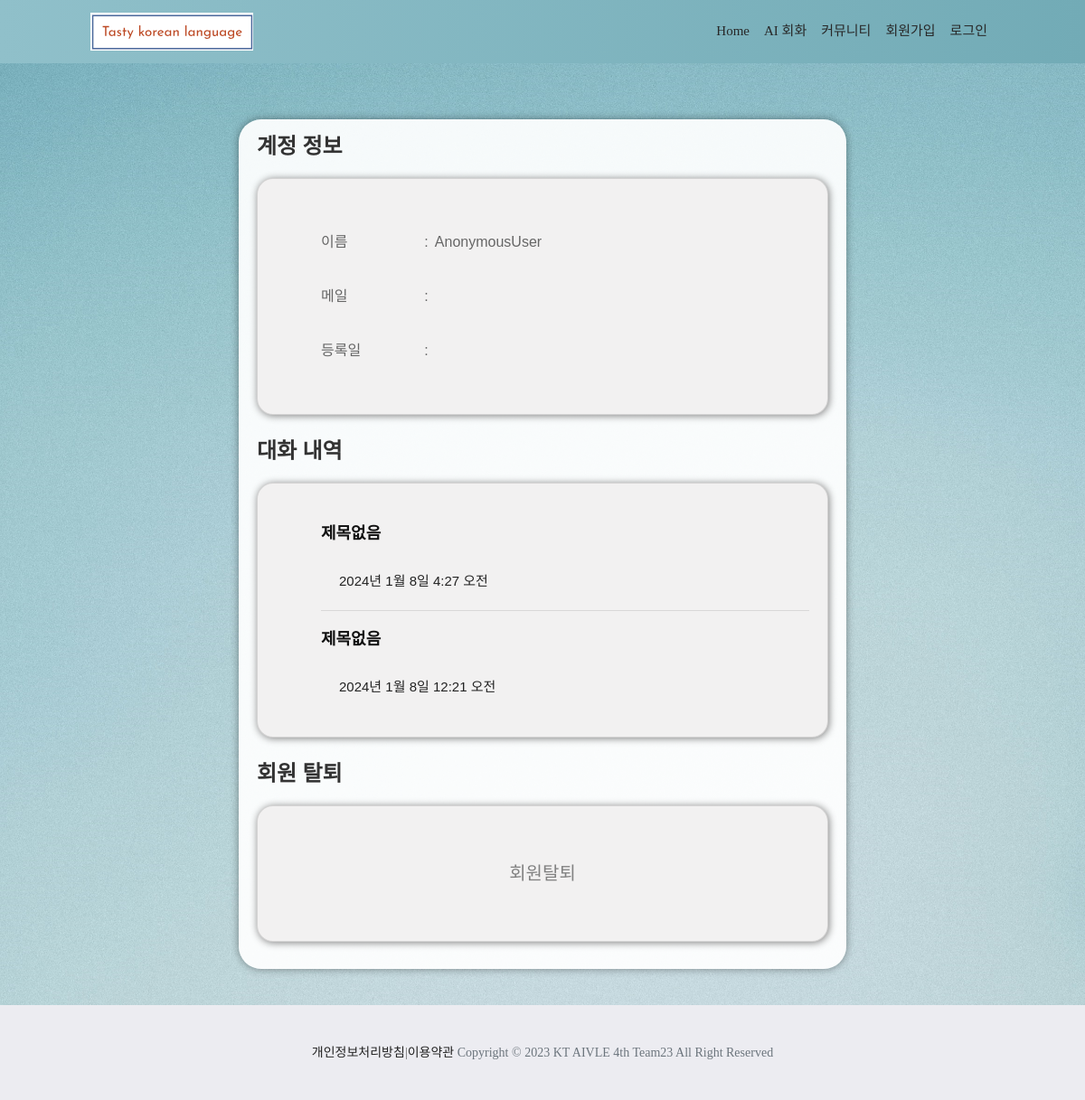
Page /accounts/mypage/ on the committed database.
### aichat/models.py (models this page shows)
class ChatLog(models.Model):
    user = models.ForeignKey(settings.AUTH_USER_MODEL, on_delete=models.CASCADE)
    title = models.TextField(default = '제목없음', blank=True)
    created_at = models.DateTimeField(auto_now_add=True)

### accounts/views.py (the view)
# urls.py: path('mypage/', views.mypage, name='mypage'),
def mypage(request):
    chatlog_list = ChatLog.objects.all()
    return render(request, 'registration/mypage.html', {'chatlog_list':chatlog_list})

### accounts/templates/registration/mypage.html (shortened to what this page needs)
{% extends "base.html" %}
{% load static %}
{% block extrahead %}
<link rel="stylesheet" href="{% static 'css/mypage_style.css' %}">
{% endblock extrahead %}
{% block content %}
<div class="main">
    <h2>계정 정보</h2>
    <div class="card">
        <div class="card-body">
            <table>
                <tbody>
                    <tr>
                        <td>이름</td>
                        <td>:</td>
                        <td>{{user}}</td>
                    </tr>
                    <tr>
                        <td>메일</td>
                        <td>:</td>
                        <td>{{user.email}}</td>
                    </tr>
                    <tr>
                        <td>등록일</td>
                        <td>:</td>
                        <td>{{user.date_joined}}</td>
                    </tr>
                </tbody>
            </table>
        </div>
    </div>
    <h2>대화 내역</h2>
    <div class="card">
        <div class="card-body">
            <div class="conversation-list">
                <div class="scrollable-list">
                    {% for chatlog in chatlog_list|dictsortreversed:"created_at" %}
                        <div class="conversation-item">
                            <a href="{% url 'aichat:chatlog' chatlog.id %}">
                            <h3>{{ chatlog.title }}</h3>
                            <p>{{ chatlog.created_at }}</p>
                            </a>
                        </div>
                        <div class="conversation-separator">
                            <hr>
                        </div>
                    {% endfor %}
                </div>
            </div>
        </div>
    </div>
    <h2>회원 탈퇴</h2>
    <div class="card">
        <div class="card-body">
            <div class="sidenav-url">
                <div class="url">
                    <a href="#settings">회원탈퇴</a>
                </div>
            </div>
        </div>
    </div>
</div>
{% endblock content %}

### tasty_korean_language/static/css/style.css (style rules this page uses)
* { box-sizing: border-box !important; transition: ease all 0.5s; }
html { scroll-behavior: smooth; }
body { color: #666666; font-size: 14px; font-family: Raleway; line-height: 1.80857; font-weight: normal; overflow-x: hidden; }
a { color: #1f1f1f; text-decoration: none !important; outline: none !important; -webkit-transition: all .3s ease-in-out; -moz-transition: all .3s ease-in-out; -ms-transition: all .3s ease-in-out; -o-transition: all .3s ease-in-out; transition: all .3s ease-in-out; }
h1, h2, h3, h4, h5, h6 { letter-spacing: 0; font-weight: normal; position: relative; padding: 0 0 10px 0; font-weight: normal; line-height: normal; color: #111111; margin: 0 }
h2 { font-size: 22px }
h3 { font-size: 18px }
*, *::after, *::before { -webkit-box-sizing: border-box; -moz-box-sizing: border-box; box-sizing: border-box; }
p { margin: 20px; font-weight: 300; font-size: 15px; line-height: 24px; }
a { color: #222222; text-decoration: none; outline: none !important; }
a, .btn { text-decoration: none !important; outline: none !important; -webkit-transition: all .3s ease-in-out; -moz-transition: all .3s ease-in-out; -ms-transition: all .3s ease-in-out; -o-transition: all .3s ease-in-out; transition: all .3s ease-in-out; }
body { color:#666666; font-size: 14px; font-family: 'Raleway'; line-height: 1.80857; font-weight: normal; overflow-x: hidden; }
h1, h2, h3 { font-weight: 700; margin-bottom: 20px; }
:root { --blue: #007bff; --indigo: #6610f2; --purple: #6f42c1; --pink: #e83e8c; --red: #dc3545; --orange: #fd7e14; --yellow: #ffc107; --green: #28a745; --teal: #20c997; --cyan: #17a2b8; --white: #fff; --gray: #6c757d; --gray-dark: #343a40; --primary: #007bff; --secondary: #6c757d; --success: #28a745; --info: #17a2b8; --warning: #ffc107; --danger: #dc3545; --light: #f8f9fa; --dark: #343a40; --breakpoint-xs: 0; --breakpoint-sm: 576px; --breakpoint-md: 768px; --breakpoint-lg: 992px; --breakpoint-xl: 1200px; --font-family-sans-serif: -apple-system,BlinkMacSystemFont,"Segoe UI",Roboto,"Helvetica Neue",Arial,sans-serif,"Apple Color Emoji","Segoe UI Emoji","Segoe UI Symbol"; --font-family-monospace: SFMono-Regular,Menlo,Monaco,Consolas,"Liberation Mono","Courier New",monospace; }

### accounts/static/css/mypage_style.css (style rules this page uses)
* { margin: 0; padding: 0; }
.url, hr { text-align: center; }
.url a { color: #818181; display: block; font-size: 20px; margin: 10px 50px 10px 0; padding: 6px 8px; text-decoration: none; }
.scrollable-list { max-height: 200px; overflow-y: auto; }
.main { background: rgba(255, 255, 255, 0.92); box-shadow: 0px 0px 10px 0px rgba(0, 0, 0, 0.4); font-family: Arial; overflow: hidden; border-radius: 25px; margin-top: 2%; margin-left: 20%; font-size: 28px; padding: 10px 20px; width: 60%; }
.main h2 { color: #333; font-family: 'Segoe UI', Tahoma, Geneva, Verdana, sans-serif; font-size: 24px; margin-bottom: 10px; }
.main .card { background: rgba(242, 241, 241); border-radius: 18px; box-shadow: 1px 1px 8px 0 grey; height: auto; margin-bottom: 20px; padding: 20px 0 20px 50px; }
.main .card table { border: none; font-size: 16px; height: 180px; width: 80%; }

### tasty_korean_language/static/css/icomoon.css (style rules this page uses)
body { background: #fff; }

### rows in the picture
ChatLog: title "제목없음", created_at "2024년 1월 8일 4:27 오전"
ChatLog: title "제목없음", created_at "2024년 1월 8일 12:21 오전"

### other values in the picture
{{ user }} "AnonymousUser"
